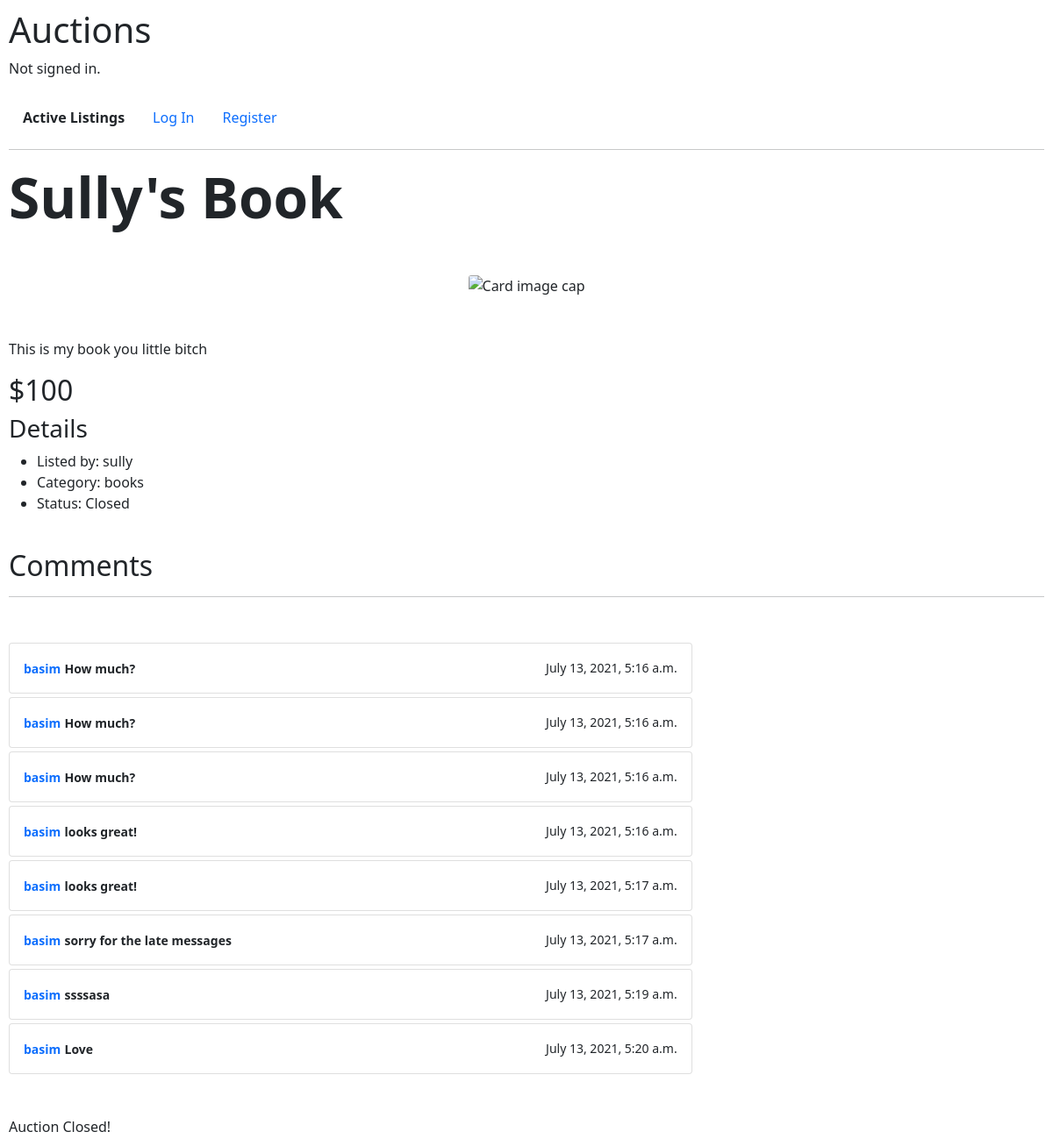
/listing/3, run on the app's committed database.
### auctions/models.py (models this page shows)
class ActiveListing(models.Model):
    title = CharField(max_length=65)
    des = TextField(default="No description")
    date = DateTimeField()
    bid = ForeignKey(Bid, on_delete = PROTECT, related_name="thelisting")
    image = URLField(blank=True)
    category = CharField(max_length=40, blank=True)
    user = ForeignKey(User, related_name="user", blank=False, on_delete=CASCADE)
    status = BooleanField(default=True)
    comments = ManyToManyField(Comment, blank=True, related_name="listing")

class Bid(models.Model):
    amount = IntegerField()
    user = ForeignKey(User, blank=False, on_delete=CASCADE, related_name="thebid")

class User(AbstractUser):
    watchlist = ManyToManyField("ActiveListing", blank=True, related_name="theuser")

class Comment(models.Model):
    thecomment = TextField()
    date = DateTimeField()
    user = ForeignKey(User, related_name="uuser", blank=False, on_delete=CASCADE)

### auctions/views.py (the view)
# urls.py: path("listing/<int:id>", views.listing, name="listing"),
def listing(request, id):
    if request.user.is_authenticated:
        count = len(request.user.watchlist.all())
    else:
        count = 0
    thelisting = ActiveListing.objects.get(pk = id)
    if thelisting.status == False and request.user.is_authenticated:
        return HttpResponseRedirect(reverse("close", args=(thelisting.id,)))
    if request.user.is_authenticated:
        theUser = request.user
        if thelisting in theUser.watchlist.all():
            print("Already in")
            button = False
        else:
            print("Added")
            button = True
    else:
        button = "no"
    return render(request, "auctions/listing.html", {
        "listing": thelisting,
        "button": button,
        "status": thelisting.status,
        "bidform": bidForm(),
        "currentuser": request.user,
        "countWL": count,
        "comments": thelisting.comments.all(),
        "commentForm": CommentForm()
    })

### auctions/templates/auctions/listing.html (shortened to what this page needs)
{% extends "auctions/layout.html" %}
{% block body %}
    <h1 class="display-3 font-weight-bold">{{listing.title}}</h1>
    <div class="container my-5 text-center">
    {% if listing.image %}
        <img style = "max-height:450px; width: 80%;" class="card-img-top" src={{listing.image}} alt="Card image cap">
    {% else %}
        <img style = "max-height:450px; width: 80%;" class="card-img-top" src="https://upload.wikimedia.org/wikipedia/commons/1/14/No_Image_Available.jpg" alt="Card image cap">
    {% endif %}
    </div>
    <div>
        <p>{{listing.des}}</p>
        <h2>${{listing.bid.amount}}</h2>
        <h3>Details</h3>
        <ul>
            <li>Listed by: {{listing.user}}</li>
            <li>Category: {{listing.category}}</li>
            {% if listing.status %}
                <li>Status: Open</li>
            {% else %}
                <li>Status: Closed</li>
            {% endif %}
        </ul>
        <br>
        <h2>Comments</h2>
        <hr>
        <div class="my-5">
            <div class="row d-flex">
                <div class="col-md-8">
                    {% for comment in comments %}
                    <div class="card p-3 mt-1">
                        <div class="d-flex justify-content-between align-items-center">
                            <div class="user d-flex flex-row align-items-center"> <span><small class="font-weight-bold text-primary">{{comment.user}}</small> <small class="font-weight-bold">{{comment.thecomment}}</small></span> </div> <small>{{comment.date}}</small>
                        </div>
                    </div>
                    {% empty %}
                        <h3 class="display-4">No comments yet!</h3>
                    {% endfor %}
                </div>
            </div>
        </div>
        {% if status == False %}
            {% if winner %}
                <div>Congrats you won the auction</div>
            {% elif winner == False and nobid == False %}
                <div>Auction is closed (You did not win)</div>
            {% elif nobid %}
                <div>No one added a bid to this auction</div>
            {% else %}
                <div>Auction Closed!</div>
            {% endif %}
        {% endif %}
    </div>
{% endblock %}

### auctions/templates/auctions/layout.html (shortened to what this page needs)
{% load static %}
<!DOCTYPE html>
<html lang="en">
    <head>
        <link rel="stylesheet" href="https://stackpath.bootstrapcdn.com/bootstrap/4.4.1/css/bootstrap.min.css">
        <link href="{% static 'auctions/styles.css' %}" rel="stylesheet">
        <link href="https://cdn.jsdelivr.net/npm/bootstrap@5.0.2/dist/css/bootstrap.min.css" rel="stylesheet">
    </head>
    <body>
        <h1>Auctions</h1>
        <div>
            {% if user.is_authenticated %}
                Signed in as <strong>{{ user.username }}</strong>.
            {% else %}
                Not signed in.
            {% endif %}
        </div>
        <br>
        <ul class="nav">
            <li class="nav-item">
                <a class="nav-link text-dark font-weight-bold" href="{% url 'index' %}">Active Listings</a>
            </li>
            {% if user.is_authenticated %}
                <li class="nav-item">
                    <a class="nav-link text-dark font-weight-bold" href="{% url 'allwatchlist' %}">Watchlist
                        {% if countWL > 0 %}
                         <span class=" font-size-0.5 border border-dark ml-2 p-1 bg-dark text-white rounded-3">{{countWL}}</span>
                        {% endif %}
                </a>
                </li>
                <li class="nav-item">
                    <a class="nav-link text-dark font-weight-bold" href="{% url 'create' %}">Create Listing</a>
                </li>
                <li class="nav-item">
                    <a class="nav-link text-dark font-weight-bold" href="{% url 'categoryPage' %}">Categories</a>
                </li>
                <li class="nav-item">
                    <a class="nav-link text-dark font-weight-bold" href="{% url 'logout' %}">Log Out</a>
                </li>
            {% else %}
                <li class="nav-item">
                    <a class="nav-link" href="{% url 'login' %}">Log In</a>
                </li>
                <li class="nav-item">
                    <a class="nav-link" href="{% url 'register' %}">Register</a>
                </li>
            {% endif %}
        </ul>
        <hr>
        {% block body %}
        {% endblock %}
    </body>
</html>

### auctions/static/auctions/styles.css (style rules this page uses)
body { padding: 10px; }

### data on the page
ActiveListing: title "Sully's Book", des "This is my book you little bitch", bid.amount "100", user "sully", category "books"
Comment: user "basim", thecomment "How much?", date "July 13, 2021, 5:16 a.m."
Comment: user "basim", thecomment "How much?", date "July 13, 2021, 5:16 a.m."
Comment: user "basim", thecomment "How much?", date "July 13, 2021, 5:16 a.m."
Comment: user "basim", thecomment "looks great!", date "July 13, 2021, 5:16 a.m."
Comment: user "basim", thecomment "looks great!", date "July 13, 2021, 5:17 a.m."
Comment: user "basim", thecomment "sorry for the late messages", date "July 13, 2021, 5:17 a.m."
Comment: user "basim", thecomment "ssssasa", date "July 13, 2021, 5:19 a.m."
Comment: user "basim", thecomment "Love", date "July 13, 2021, 5:20 a.m."
